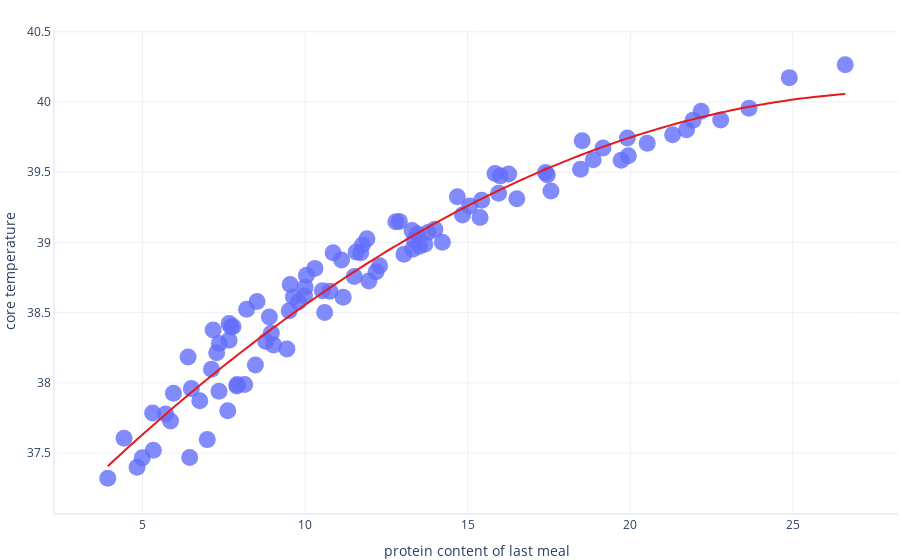

The code cell stored with this chart in its notebook:
### Markdown cell above
That is quite a reasonable R-Squared score, but let's see if we can get an even better one!

## Simple Polynomial Regression

Let's fit a _simple polynomial regression_ this time. Similarly to a _simple linear regression_, a _simple polynomial regression_ models the relationship between a label and a single feature. Unlike a _simple linear regression_, a _simple polynomial regression_ can explain relationships that aren't simply straight lines.

In our example, we are going to use a three parameter polynomial.

### Code cell
# Perform polynomial regression. This method takes care of
# the entire fitting procedure for us.
polynomial_formula = "core_temperature ~ protein_content_of_last_meal + I(protein_content_of_last_meal**2)"
polynomial_model = smf.ols(formula = polynomial_formula, data = dataset).fit()

# Show a graph of the result
graphing.scatter_2D(dataset, label_x="protein_content_of_last_meal", 
                             label_y="core_temperature",
                             # Our trendline is the equation for the polynomial
                             trendline=lambda x: polynomial_model.params[2] * x**2 + polynomial_model.params[1] * x + polynomial_model.params[0])
